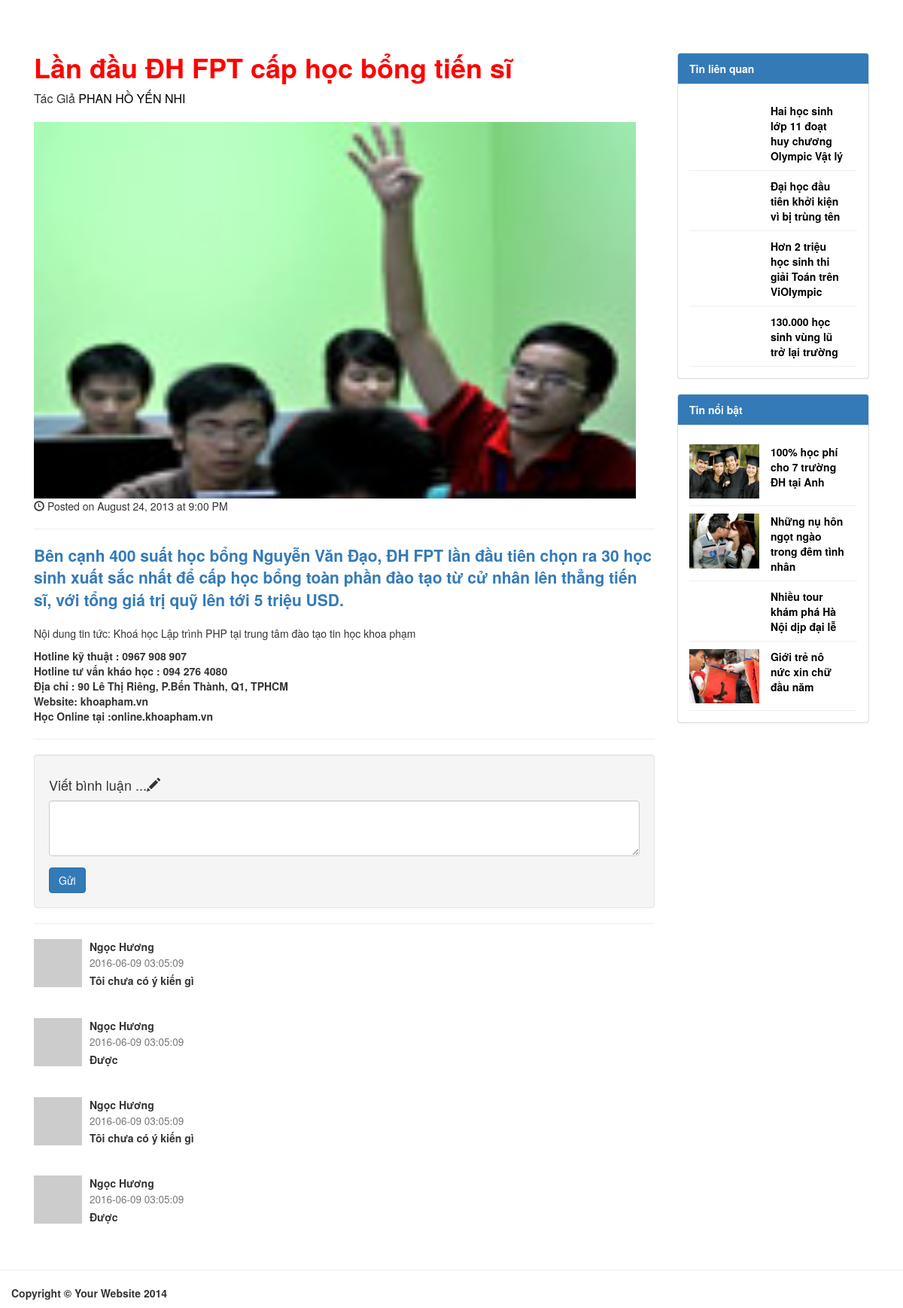
/chitiet.php?id=1&idlt=1, run on the app's committed database.
### tables this page shows
CREATE TABLE `tintuc` (
  `id` int(10) UNSIGNED NOT NULL,
  `TieuDe` varchar(255) NOT NULL,
  `TieuDeKhongDau` varchar(255) NOT NULL,
  `TomTat` text NOT NULL,
  `NoiDung` longtext NOT NULL,
  `Hinh` varchar(255) NOT NULL,
  `NoiBat` int(11) NOT NULL DEFAULT 0,
  `SoLuotXem` int(11) NOT NULL DEFAULT 0,
  `idLoaiTin` int(10) UNSIGNED NOT NULL,
  `created_at` timestamp NULL DEFAULT current_timestamp(),
  `updated_at` timestamp NULL DEFAULT current_timestamp()
);

CREATE TABLE `comment` (
  `id` int(10) UNSIGNED NOT NULL,
  `idUser` int(10) UNSIGNED NOT NULL,
  `idTinTuc` int(10) UNSIGNED NOT NULL,
  `NoiDung` varchar(255) NOT NULL,
  `created_at` timestamp NULL DEFAULT NULL,
  `updated_at` timestamp NULL DEFAULT NULL
);

CREATE TABLE `users` (
  `id` int(10) UNSIGNED NOT NULL,
  `name` varchar(255) NOT NULL,
  `email` varchar(255) NOT NULL,
  `password` varchar(255) NOT NULL,
  `created_at` timestamp NULL DEFAULT current_timestamp(),
  `updated_at` timestamp NULL DEFAULT NULL
);

### function.php (called while the page is built, shortened)
<?php
    function Connect(){
        $ketnoi= mysqli_connect("localhost","root","","tintuc_c21ath2");
        return $ketnoi;
    }
    function Get_CTTin_Tu_Tin($id){
        $conn= Connect();
        $sql="SELECT * FROM tintuc WHERE id=$id";
        $kq= mysqli_query($conn,$sql);
        return $kq;
    }
    function Get_Comment($idtt,$idus){
        $conn= Connect();
        $sql="SELECT *
        FROM comment INNER JOIN users ON comment.idUser=users.id
        WHERE comment.idTinTuc=$idtt and users.id=$idus
        LIMIT 0,2";
        $kq= mysqli_query($conn,$sql);
        return $kq;
    }
    function Get_USER($idtt){
        $conn= Connect();
        $sql="SELECT *
        FROM comment INNER JOIN users ON comment.idUser=users.id
        WHERE comment.idTinTuc=$idtt
        ORDER BY RAND()
        LIMIT 0,2";
        $kq= mysqli_query($conn,$sql);
        return $kq;
    }
function Get_limit_Tin_Theo_LoaiTin($idlt){
    $conn=Connect();
    $sql= "SELECT * FROM tintuc WHERE idLoaiTin=$idlt ORDER BY RAND() LIMIT 0,4";
    $kq= mysqli_query($conn,$sql);
    return $kq;
}
function Get_TheLoai_Theo_idLoaiTin($idlt){
    $conn=Connect();
    $sql= "SELECT *
    FROM loaitin
    WHERE loaitin.id=$idlt";
    $kq = mysqli_query($conn,$sql);
    return $kq;
}
function Get_Tinnoibat_Theo_TheLoai_4($idTL){
    $conn=Connect();
    $sql= "SELECT tintuc.*
    FROM loaitin INNER JOIN tintuc on loaitin.id=tintuc.idLoaiTin
    WHERE loaitin.idTheLoai=$idTL AND NoiBat = 1
    ORDER BY RAND()
    LIMIT 0,4";
    $kq = mysqli_query($conn,$sql);
    return $kq;
}

### chitiet.php (the view, shortened to what this page needs)
<?php
    include_once("function.php");
    $id=$_GET["id"];
    $idlt=$_GET["idlt"];
    $lay=Get_CTTin_Tu_Tin($id);
    $user=Get_USER($id);
    $kq= Get_limit_Tin_Theo_LoaiTin($idlt);
    $kq1=Get_TheLoai_Theo_idLoaiTin($idlt);
?>
<!DOCTYPE html>
<html lang="en">
<head>
    <link href="css/bootstrap.min.css" rel="stylesheet">
    <link href="css/shop-homepage.css" rel="stylesheet">
    <link href="css/my.css" rel="stylesheet">
</head>
<body>
    <div class="container">
        <div class="row">
            <div class="col-lg-9">
                <?php
                while($r=mysqli_fetch_assoc($lay)){
            ?>
                <h1 style="font-weight:bold;color:red; margin-top:0px;"><?php echo $r["TieuDe"]?></h1>
                <p class="lead" style="font-size:16px;">
                    Tác Giả <a href="#">PHAN HỒ YẾN NHI</a>
                </p>
                <div style="min-height:300px;">
                <img class="img" style="width:800px;height:500px;"src="hinhanh/tintuc/<?php echo $r["Hinh"];?>" alt="">
                </div>
                <p><span class="glyphicon glyphicon-time"></span> Posted on August 24, 2013 at 9:00 PM</p>
                <hr>
                <p style="font-weight:bold; color: #337AB7" class="lead"><?php echo $r["TomTat"];?></p>
                <p><?php echo $r["NoiDung"];?></p>
                <?php }?>
                <hr>
                <div class="well">
                    <h4>Viết bình luận ...<span class="glyphicon glyphicon-pencil"></span></h4>
                    <form role="form">
                        <div class="form-group">
                            <textarea class="form-control" rows="3"></textarea>
                        </div>
                        <button type="submit" class="btn btn-primary">Gửi</button>
                    </form>
                </div>
                <hr>
                <div class="media">
                    <?php
                    while($us=mysqli_fetch_assoc($user)){
                        $comment= Get_Comment($id,$us["id"]);
                        while($com=mysqli_fetch_assoc($comment)){
                    ?>
                    <a class="pull-left" href="#">
                        <img class="media-object" src="http://placehold.it/64x64" alt="">
                    </a>
                    <div class="media-body"><?php echo $us["name"]?>
                        <h4 class="media-heading">
                            <small><?php echo $com["created_at"]?></small>
                        </h4>
                        <?php echo $com["NoiDung"]?>
                    </div>
                    <br/>
                    <br/>
                    <?php }}?>
                </div>
            </div>
            <div class="col-md-3">
                <div class="panel panel-default">
                    <div class="panel-heading" style="background-color: #337AB7; color:white;"><b>Tin liên quan</b></div>
                    <div class="panel-body">
                        <?php
                        while($row=mysqli_fetch_assoc($kq)){
                        ?>
                        <div class="row" style="margin-top: 10px;">
                            <div class="col-md-5" style="padding:0px;">
                            </div>
                            <div class="col-md-7">
                                <a href="chitiet.php?id=<?php echo $row["id"];?>&idlt=<?php echo $row["idLoaiTin"];?>"><b><?php echo $row["TieuDe"];?></b></a>
                            </div>
                            <div class="break"></div>
                        </div>
                        <?php }
                        ?>
                    </div>
                </div>
                <div class="panel panel-default">
                    <div class="panel-heading" style="background-color: #337AB7; color:white;"><b>Tin nổi bật</b></div>
                    <div class="panel-body">
                        <?php
                        while($row=mysqli_fetch_assoc($kq1)){
                            $kq2= Get_Tinnoibat_Theo_TheLoai_4($row["idTheLoai"]);
                                while($nb=mysqli_fetch_assoc($kq2)){
                        ?>
                        <div class="row" style="margin-top: 10px;">
                            <div class="col-md-5" style="padding:0px;">
                                <a href="chitiet.php?id=<?php echo $nb["id"];?>&idlt=<?php echo $nb["idLoaiTin"];?>">
                                <img class="img" style="width:100%"  src="hinhanh/tintuc/<?php echo $nb["Hinh"];?>" alt="">
                                </a>
                            </div>
                            <div class="col-md-7">
                                <a href="chitiet.php?id=<?php echo $nb["id"];?>&idlt=<?php echo $nb["idLoaiTin"];?>"><b><?php echo $nb["TieuDe"]?></b></a>
                            </div>
                            <div class="break"></div>
                        </div>
                        <?php }}?>
                    </div>
                </div>
            </div>
        </div>
    </div>
    <hr>
    <footer>
        <div class="row">
            <div class="col-md-12">
                <p>Copyright &copy; Your Website 2014</p>
            </div>
        </div>
    </footer>
</body>
</html>

### css/shop-homepage.css (style rules this page uses)
body { padding-top: 70px; }
footer { margin: 0px 0; }

### css/my.css (style rules this page uses)
.break { clear: both; height: 10px; width: 100%; margin:auto; border-bottom: 1px solid #EEEEEE; }
a { color:black; }
.row { margin-right: 0px!important; margin-left: 0px!important }

### data on the page
tintuc: TieuDe "Lần đầu ĐH FPT cấp học bổng tiến sĩ", Hinh (picture), TomTat "Bên cạnh 400 suất học bổng Nguyễn Văn Đạo, ĐH FPT lần đầu tiên chọn ra 30 học sinh xuất sắc nhất để cấp học bổng toàn phần đào tạo từ cử nhân lên thẳng tiến sĩ, với tổng giá trị quỹ lên tới 5 triệu USD.", NoiDung "Nội dung tin tức: Khoá học Lập trình PHP tại trung tâm đào tạo tin học khoa phạm Hotline kỹ thuật : 0967 908 907 Hotline tư vấn kháo học : 094 276 4080 Địa chỉ : 90 Lê Thị Riêng, P.Bến Thành, Q1, TPHCM Website : khoapham.vn Học Online tại : online.khoapham.vn"
comment: idUser.name "Ngọc Hương", idUser.created_at "2016-06-09 03:05:09", NoiDung "Tôi chưa có ý kiến gì"
comment: idUser.name "Ngọc Hương", idUser.created_at "2016-06-09 03:05:09", NoiDung "Được"
tintuc: TieuDe "Hai học sinh lớp 11 đoạt huy chương Olympic Vật lý"
tintuc: TieuDe "Đại học đầu tiên khởi kiện vì bị trùng tên"
tintuc: TieuDe "Hơn 2 triệu học sinh thi giải Toán trên ViOlympic"
tintuc: TieuDe "130.000 học sinh vùng lũ trở lại trường"
tintuc: Hinh (picture), TieuDe "100% học phí cho 7 trường ĐH tại Anh"
tintuc: Hinh (picture), TieuDe "Những nụ hôn ngọt ngào trong đêm tình nhân"
tintuc: TieuDe "Nhiều tour khám phá Hà Nội dịp đại lễ"
tintuc: Hinh (picture), TieuDe "Giới trẻ nô nức xin chữ đầu năm"
